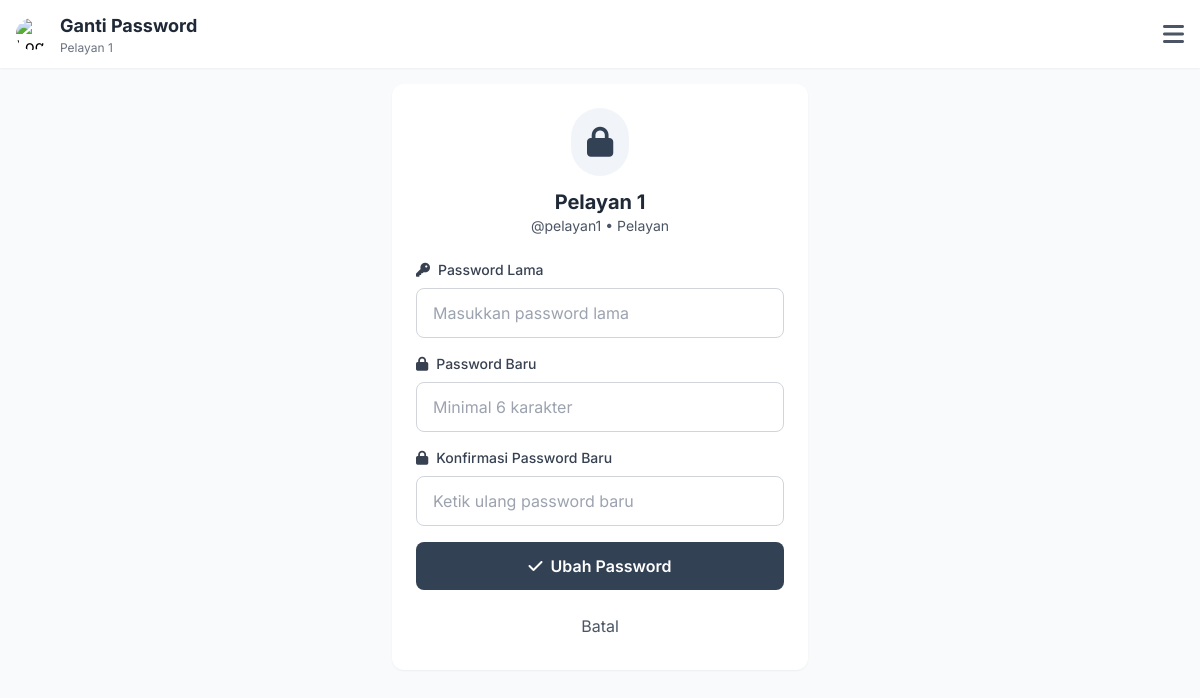
The page /admin/change_password.php (signed in) on the database its author committed.
### tables this page shows
CREATE TABLE `users` (
  `id` int(11) NOT NULL AUTO_INCREMENT,
  `username` varchar(50) NOT NULL,
  `email` varchar(100) NOT NULL,
  `password` varchar(255) NOT NULL,
  `full_name` varchar(100) NOT NULL,
  `role` enum('owner','kasir','dapur','pelayan','customer') NOT NULL DEFAULT 'customer',
  `phone` varchar(20) DEFAULT NULL,
  `is_active` tinyint(1) DEFAULT 1,
  `created_at` timestamp NOT NULL DEFAULT CURRENT_TIMESTAMP,
  `updated_at` timestamp NOT NULL DEFAULT CURRENT_TIMESTAMP ON UPDATE CURRENT_TIMESTAMP,
  PRIMARY KEY (`id`),
  UNIQUE KEY `username` (`username`),
  UNIQUE KEY `email` (`email`),
  KEY `idx_role` (`role`),
  KEY `idx_is_active` (`is_active`)
);

### config/config.php (called while the page is built, shortened)
<?php
function getCurrentUser() {
    $db = getDB();
    $stmt = $db->prepare("SELECT id, username, email, full_name, role, phone FROM users WHERE id = ? AND is_active = 1");
    $stmt->execute([$_SESSION['user_id']]);
    return $stmt->fetch();
}

### admin/change_password.php (the view, shortened to what this page needs)
<?php
require_once '../config/config.php';
$pageTitle = 'Ganti Password';
$user = getCurrentUser();
include '../includes/header.php';
?>
<main class="p-4 pb-32 sm:pb-24 max-w-md mx-auto">
        <div class="bg-white rounded-xl shadow-sm p-6">
            <div class="text-center mb-6">
                <div class="inline-block bg-slate-100 rounded-full p-4 mb-3">
                    <i class="fas fa-lock text-3xl text-slate-700"></i>
                </div>
                <h2 class="text-xl font-bold text-gray-800"><?= $user['full_name'] ?></h2>
                <p class="text-sm text-gray-600">@<?= $user['username'] ?> • <?= ucfirst($user['role']) ?></p>
            </div>
            <form method="POST" class="space-y-4">
                <div>
                    <label class="block text-sm font-medium text-gray-700 mb-2">
                        <i class="fas fa-key mr-2"></i>Password Lama
                    </label>
                    <input
                        type="password"
                        name="old_password"
                        required
                        class="w-full px-4 py-3 border border-gray-300 rounded-lg focus:ring-2 focus:ring-slate-500 focus:border-transparent"
                        placeholder="Masukkan password lama"
                    >
                </div>
                <div>
                    <label class="block text-sm font-medium text-gray-700 mb-2">
                        <i class="fas fa-lock mr-2"></i>Password Baru
                    </label>
                    <input
                        type="password"
                        name="new_password"
                        required
                        minlength="6"
                        class="w-full px-4 py-3 border border-gray-300 rounded-lg focus:ring-2 focus:ring-slate-500 focus:border-transparent"
                        placeholder="Minimal 6 karakter"
                    >
                </div>
                <div>
                    <label class="block text-sm font-medium text-gray-700 mb-2">
                        <i class="fas fa-lock mr-2"></i>Konfirmasi Password Baru
                    </label>
                    <input
                        type="password"
                        name="confirm_password"
                        required
                        minlength="6"
                        class="w-full px-4 py-3 border border-gray-300 rounded-lg focus:ring-2 focus:ring-slate-500 focus:border-transparent"
                        placeholder="Ketik ulang password baru"
                    >
                </div>
                <button
                    type="submit"
                    class="w-full bg-slate-700 hover:bg-slate-800 text-white font-semibold py-3 px-4 rounded-lg transition"
                >
                    <i class="fas fa-check mr-2"></i>Ubah Password
                </button>
                <a href="index.php" class="block text-center text-gray-600 hover:text-gray-800 py-2">Batal</a>
            </form>
        </div>
    </main>
<?php include '../includes/footer.php'; ?>

### includes/header.php (shortened to what this page needs)
<!DOCTYPE html>
<html lang="id">
<head>
    <script src="https://cdn.tailwindcss.com"></script>
    <link rel="stylesheet" href="https://cdnjs.cloudflare.com/ajax/libs/font-awesome/6.4.0/css/all.min.css">
</head>
<body class="bg-gray-50">
    <header class="bg-white shadow-sm sticky top-0 z-40">
        <div class="flex items-center justify-between px-4 py-3">
            <div class="flex items-center space-x-3">
                <img src="https://mms.img.susercontent.com/85fa98256609ae0a681bf062317895b0" alt="Logo" class="w-8 h-8 rounded-full object-cover">
                <div>
                    <h1 class="text-lg font-bold text-gray-800"><?= $pageTitle ?? 'Dashboard' ?></h1>
                    <p class="text-xs text-gray-500"><?= $user['full_name'] ?></p>
                </div>
            </div>
            <button onclick="toggleMenu()" class="text-gray-600 hover:text-gray-800">
                <i class="fas fa-bars text-2xl"></i>
            </button>
        </div>
    </header>

### includes/header.php (style rules this page uses)
body { font-family: 'Inter', -apple-system, BlinkMacSystemFont, sans-serif; }

### rows shown on the page
users: full_name "Pelayan 1", username "pelayan1", role "Pelayan"

### other values the page prints
$pageTitle "Ganti Password"
